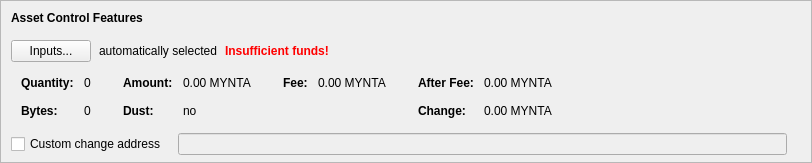
      <widget class="QFrame" name="frameAssetControl">
       <property name="sizePolicy">
        <sizepolicy hsizetype="Expanding" vsizetype="Fixed">
         <horstretch>0</horstretch>
         <verstretch>0</verstretch>
        </sizepolicy>
       </property>
       <property name="maximumSize">
        <size>
         <width>16777215</width>
         <height>16777215</height>
        </size>
       </property>
       <property name="frameShape">
        <enum>QFrame::StyledPanel</enum>
       </property>
       <property name="frameShadow">
        <enum>QFrame::Sunken</enum>
       </property>
       <layout class="QVBoxLayout" name="verticalLayoutAssetControl2">
        <property name="spacing">
         <number>0</number>
        </property>
        <property name="leftMargin">
         <number>0</number>
        </property>
        <property name="topMargin">
         <number>0</number>
        </property>
        <property name="rightMargin">
         <number>0</number>
        </property>
        <property name="bottomMargin">
         <number>6</number>
        </property>
        <item>
         <layout class="QVBoxLayout" name="verticalLayoutAssetControl" stretch="0,0,0,0,1">
          <property name="spacing">
           <number>0</number>
          </property>
          <property name="leftMargin">
           <number>10</number>
          </property>
          <property name="topMargin">
           <number>10</number>
          </property>
          <item>
           <layout class="QHBoxLayout" name="horizontalLayoutAssetControl1">
            <property name="bottomMargin">
             <number>15</number>
            </property>
            <item>
             <widget class="QLabel" name="labelAssetControlFeatures">
              <property name="sizePolicy">
               <sizepolicy hsizetype="Preferred" vsizetype="Maximum">
                <horstretch>0</horstretch>
                <verstretch>0</verstretch>
               </sizepolicy>
              </property>
              <property name="font">
               <font>
                <weight>75</weight>
                <bold>true</bold>
               </font>
              </property>
              <property name="styleSheet">
               <string notr="true">font-weight:bold;</string>
              </property>
              <property name="text">
               <string>Asset Control Features</string>
              </property>
             </widget>
            </item>
           </layout>
          </item>
          <item>
           <layout class="QHBoxLayout" name="horizontalLayoutAssetControl2" stretch="0,0,0,0">
            <property name="spacing">
             <number>8</number>
            </property>
            <property name="bottomMargin">
             <number>10</number>
            </property>
            <item>
             <widget class="QPushButton" name="pushButtonAssetControl">
              <property name="styleSheet">
               <string notr="true"/>
              </property>
              <property name="text">
               <string>Inputs...</string>
              </property>
              <property name="autoDefault">
               <bool>false</bool>
              </property>
             </widget>
            </item>
            <item>
             <widget class="QLabel" name="labelAssetControlAutomaticallySelected">
              <property name="text">
               <string>automatically selected</string>
              </property>
              <property name="margin">
               <number>5</number>
              </property>
             </widget>
            </item>
            <item>
             <widget class="QLabel" name="labelAssetControlInsuffFunds">
              <property name="font">
               <font>
                <weight>75</weight>
                <bold>true</bold>
               </font>
              </property>
              <property name="styleSheet">
               <string notr="true">color:red;font-weight:bold;</string>
              </property>
              <property name="text">
               <string>Insufficient funds!</string>
              </property>
              <property name="margin">
               <number>5</number>
              </property>
             </widget>
            </item>
            <item>
             <spacer name="horizontalSpacerAssetControl">
              <property name="orientation">
               <enum>Qt::Horizontal</enum>
              </property>
              <property name="sizeHint" stdset="0">
               <size>
                <width>40</width>
                <height>1</height>
               </size>
              </property>
             </spacer>
            </item>
           </layout>
          </item>
          <item>
           <widget class="QWidget" name="widgetAssetControl" native="true">
            <property name="sizePolicy">
             <sizepolicy hsizetype="Preferred" vsizetype="Preferred">
              <horstretch>0</horstretch>
              <verstretch>0</verstretch>
             </sizepolicy>
            </property>
            <property name="minimumSize">
             <size>
              <width>0</width>
              <height>0</height>
             </size>
            </property>
            <property name="styleSheet">
             <string notr="true"/>
            </property>
            <layout class="QHBoxLayout" name="horizontalLayoutAssetControl5">
             <property name="leftMargin">
              <number>0</number>
             </property>
             <property name="topMargin">
              <number>0</number>
             </property>
             <property name="rightMargin">
              <number>0</number>
             </property>
             <property name="bottomMargin">
              <number>0</number>
             </property>
             <item>
              <layout class="QHBoxLayout" name="horizontalLayoutAssetControl3" stretch="0,0,0,1">
               <property name="spacing">
                <number>20</number>
               </property>
               <property name="topMargin">
                <number>0</number>
               </property>
               <property name="bottomMargin">
                <number>10</number>
               </property>
               <item>
                <layout class="QFormLayout" name="formLayoutAssetControl1">
                 <property name="horizontalSpacing">
                  <number>10</number>
                 </property>
                 <property name="verticalSpacing">
                  <number>14</number>
                 </property>
                 <property name="leftMargin">
                  <number>10</number>
                 </property>
                 <property name="topMargin">
                  <number>4</number>
                 </property>
                 <property name="rightMargin">
                  <number>6</number>
                 </property>
                 <item row="0" column="0">
                  <widget class="QLabel" name="labelAssetControlQuantityText">
                   <property name="font">
                    <font>
                     <weight>75</weight>
                     <bold>true</bold>
                    </font>
                   </property>
                   <property name="text">
                    <string>Quantity:</string>
                   </property>
                   <property name="margin">
                    <number>0</number>
                   </property>
                  </widget>
                 </item>
                 <item row="0" column="1">
                  <widget class="QLabel" name="labelAssetControlQuantity">
                   <property name="cursor">
                    <cursorShape>IBeamCursor</cursorShape>
                   </property>
                   <property name="contextMenuPolicy">
                    <enum>Qt::ActionsContextMenu</enum>
                   </property>
                   <property name="text">
                    <string notr="true">0</string>
                   </property>
                   <property name="margin">
                    <number>0</number>
                   </property>
                   <property name="textInteractionFlags">
                    <set>Qt::LinksAccessibleByMouse|Qt::TextSelectableByKeyboard|Qt::TextSelectableByMouse</set>
                   </property>
                  </widget>
                 </item>
                 <item row="1" column="0">
                  <widget class="QLabel" name="labelAssetControlBytesText">
                   <property name="font">
                    <font>
                     <weight>75</weight>
                     <bold>true</bold>
                    </font>
                   </property>
                   <property name="text">
                    <string>Bytes:</string>
                   </property>
                  </widget>
                 </item>
                 <item row="1" column="1">
                  <widget class="QLabel" name="labelAssetControlBytes">
                   <property name="cursor">
                    <cursorShape>IBeamCursor</cursorShape>
                   </property>
                   <property name="contextMenuPolicy">
                    <enum>Qt::ActionsContextMenu</enum>
                   </property>
                   <property name="text">
                    <string notr="true">0</string>
                   </property>
                   <property name="textInteractionFlags">
                    <set>Qt::LinksAccessibleByMouse|Qt::TextSelectableByKeyboard|Qt::TextSelectableByMouse</set>
                   </property>
                  </widget>
                 </item>
                </layout>
               </item>
               <item>
                <layout class="QFormLayout" name="formLayoutAssetControl2">
                 <property name="horizontalSpacing">
                  <number>10</number>
                 </property>
                 <property name="verticalSpacing">
                  <number>14</number>
                 </property>
                 <property name="leftMargin">
                  <number>6</number>
                 </property>
                 <property name="topMargin">
                  <number>4</number>
                 </property>
                 <property name="rightMargin">
                  <number>6</number>
                 </property>
                 <item row="0" column="0">
                  <widget class="QLabel" name="labelAssetControlAmountText">
                   <property name="font">
                    <font>
                     <weight>75</weight>
                     <bold>true</bold>
                    </font>
                   </property>
                   <property name="text">
                    <string>Amount:</string>
                   </property>
                   <property name="margin">
                    <number>0</number>
                   </property>
                  </widget>
                 </item>
                 <item row="0" column="1">
                  <widget class="QLabel" name="labelAssetControlAmount">
                   <property name="cursor">
                    <cursorShape>IBeamCursor</cursorShape>
                   </property>
                   <property name="contextMenuPolicy">
                    <enum>Qt::ActionsContextMenu</enum>
                   </property>
                   <property name="text">
                    <string notr="true">0.00 MYNTA</string>
                   </property>
                   <property name="textInteractionFlags">
                    <set>Qt::LinksAccessibleByMouse|Qt::TextSelectableByKeyboard|Qt::TextSelectableByMouse</set>
                   </property>
                  </widget>
                 </item>
                 <item row="1" column="0">
                  <widget class="QLabel" name="labelAssetControlLowOutputText">
                   <property name="font">
                    <font>
                     <weight>75</weight>
                     <bold>true</bold>
                    </font>
                   </property>
                   <property name="text">
                    <string>Dust:</string>
                   </property>
                  </widget>
                 </item>
                 <item row="1" column="1">
                  <widget class="QLabel" name="labelAssetControlLowOutput">
                   <property name="cursor">
                    <cursorShape>IBeamCursor</cursorShape>
                   </property>
                   <property name="contextMenuPolicy">
                    <enum>Qt::ActionsContextMenu</enum>
                   </property>
                   <property name="text">
                    <string notr="true">no</string>
                   </property>
                   <property name="textInteractionFlags">
                    <set>Qt::LinksAccessibleByMouse|Qt::TextSelectableByKeyboard|Qt::TextSelectableByMouse</set>
                   </property>
                  </widget>
                 </item>
                </layout>
               </item>
               <item>
                <layout class="QFormLayout" name="formLayoutAssetControl3">
                 <property name="horizontalSpacing">
                  <number>10</number>
                 </property>
                 <property name="verticalSpacing">
                  <number>14</number>
                 </property>
                 <property name="leftMargin">
                  <number>6</number>
                 </property>
                 <property name="topMargin">
                  <number>4</number>
                 </property>
                 <property name="rightMargin">
                  <number>6</number>
                 </property>
                 <item row="0" column="0">
                  <widget class="QLabel" name="labelAssetControlFeeText">
                   <property name="font">
                    <font>
                     <weight>75</weight>
                     <bold>true</bold>
                    </font>
                   </property>
                   <property name="text">
                    <string>Fee:</string>
                   </property>
                   <property name="margin">
                    <number>0</number>
                   </property>
                  </widget>
                 </item>
                 <item row="0" column="1">
                  <widget class="QLabel" name="labelAssetControlFee">
                   <property name="cursor">
                    <cursorShape>IBeamCursor</cursorShape>
                   </property>
                   <property name="contextMenuPolicy">
                    <enum>Qt::ActionsContextMenu</enum>
                   </property>
                   <property name="text">
                    <string notr="true">0.00 MYNTA</string>
                   </property>
                   <property name="textInteractionFlags">
                    <set>Qt::LinksAccessibleByMouse|Qt::TextSelectableByKeyboard|Qt::TextSelectableByMouse</set>
                   </property>
                  </widget>
                 </item>
                </layout>
               </item>
               <item>
                <layout class="QFormLayout" name="formLayoutAssetControl4">
                 <property name="horizontalSpacing">
                  <number>10</number>
                 </property>
                 <property name="verticalSpacing">
                  <number>14</number>
                 </property>
                 <property name="leftMargin">
                  <number>6</number>
                 </property>
                 <property name="topMargin">
                  <number>4</number>
                 </property>
                 <property name="rightMargin">
                  <number>6</number>
                 </property>
                 <item row="0" column="0">
                  <widget class="QLabel" name="labelAssetControlAfterFeeText">
                   <property name="font">
                    <font>
                     <weight>75</weight>
                     <bold>true</bold>
                    </font>
                   </property>
                   <property name="text">
                    <string>After Fee:</string>
                   </property>
                   <property name="margin">
                    <number>0</number>
                   </property>
                  </widget>
                 </item>
                 <item row="0" column="1">
                  <widget class="QLabel" name="labelAssetControlAfterFee">
                   <property name="cursor">
                    <cursorShape>IBeamCursor</cursorShape>
                   </property>
                   <property name="contextMenuPolicy">
                    <enum>Qt::ActionsContextMenu</enum>
                   </property>
                   <property name="text">
                    <string notr="true">0.00 MYNTA</string>
                   </property>
                   <property name="textInteractionFlags">
                    <set>Qt::LinksAccessibleByMouse|Qt::TextSelectableByKeyboard|Qt::TextSelectableByMouse</set>
                   </property>
                  </widget>
                 </item>
                 <item row="1" column="0">
                  <widget class="QLabel" name="labelAssetControlChangeText">
                   <property name="font">
                    <font>
                     <weight>75</weight>
                     <bold>true</bold>
                    </font>
                   </property>
                   <property name="text">
                    <string>Change:</string>
                   </property>
                  </widget>
                 </item>
                 <item row="1" column="1">
                  <widget class="QLabel" name="labelAssetControlChange">
                   <property name="cursor">
                    <cursorShape>IBeamCursor</cursorShape>
                   </property>
                   <property name="contextMenuPolicy">
                    <enum>Qt::ActionsContextMenu</enum>
                   </property>
                   <property name="text">
                    <string notr="true">0.00 MYNTA</string>
                   </property>
                   <property name="textInteractionFlags">
                    <set>Qt::LinksAccessibleByMouse|Qt::TextSelectableByKeyboard|Qt::TextSelectableByMouse</set>
                   </property>
                  </widget>
                 </item>
                </layout>
               </item>
              </layout>
             </item>
            </layout>
           </widget>
          </item>
          <item>
           <layout class="QHBoxLayout" name="horizontalLayoutAssetControl4" stretch="0,0,0">
            <property name="spacing">
             <number>12</number>
            </property>
            <property name="sizeConstraint">
             <enum>QLayout::SetDefaultConstraint</enum>
            </property>
            <property name="topMargin">
             <number>5</number>
            </property>
            <property name="rightMargin">
             <number>5</number>
            </property>
            <item>
             <widget class="QCheckBox" name="checkBoxAssetControlChange">
              <property name="toolTip">
               <string>If this is activated, but the change address is empty or invalid, change will be sent to a newly generated address.</string>
              </property>
              <property name="text">
               <string>Custom change address</string>
              </property>
             </widget>
            </item>
            <item>
             <widget class="QValidatedLineEdit" name="lineEditAssetControlChange">
              <property name="enabled">
               <bool>false</bool>
              </property>
              <property name="sizePolicy">
               <sizepolicy hsizetype="Expanding" vsizetype="Fixed">
                <horstretch>0</horstretch>
                <verstretch>0</verstretch>
               </sizepolicy>
              </property>
             </widget>
            </item>
            <item>
             <widget class="QLabel" name="labelAssetControlChangeLabel">
              <property name="sizePolicy">
               <sizepolicy hsizetype="Preferred" vsizetype="Expanding">
                <horstretch>0</horstretch>
                <verstretch>0</verstretch>
               </sizepolicy>
              </property>
              <property name="minimumSize">
               <size>
                <width>0</width>
                <height>0</height>
               </size>
              </property>
              <property name="text">
               <string/>
              </property>
              <property name="margin">
               <number>3</number>
              </property>
             </widget>
            </item>
           </layout>
          </item>
          <item>
           <spacer name="verticalSpacerAssetControl">
            <property name="orientation">
             <enum>Qt::Vertical</enum>
            </property>
            <property name="sizeHint" stdset="0">
             <size>
              <width>800</width>
              <height>1</height>
             </size>
            </property>
           </spacer>
          </item>
         </layout>
        </item>
       </layout>
      </widget>
